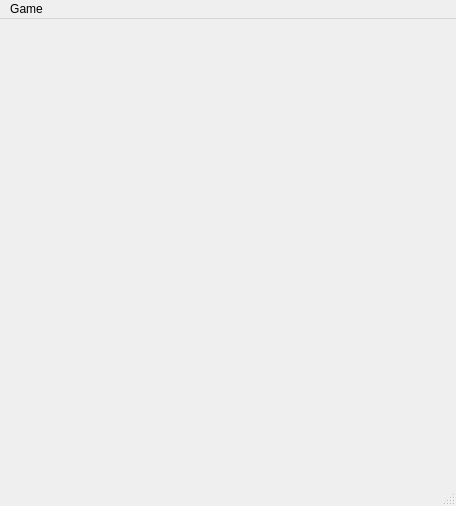
<?xml version="1.0" encoding="UTF-8"?>
<ui version="4.0">
 <class>mainWindowClass</class>
 <widget class="QMainWindow" name="mainWindowClass">
  <property name="geometry">
   <rect>
    <x>0</x>
    <y>0</y>
    <width>456</width>
    <height>506</height>
   </rect>
  </property>
  <property name="windowTitle">
   <string>SnowwChess</string>
  </property>
  <widget class="QWidget" name="centralwidget">
   <widget class="GuiBoardView" name="boardView" native="true">
    <property name="geometry">
     <rect>
      <x>0</x>
      <y>0</y>
      <width>450</width>
      <height>450</height>
     </rect>
    </property>
    <property name="sizePolicy">
     <sizepolicy hsizetype="Maximum" vsizetype="Maximum">
      <horstretch>0</horstretch>
      <verstretch>0</verstretch>
     </sizepolicy>
    </property>
    <property name="minimumSize">
     <size>
      <width>0</width>
      <height>0</height>
     </size>
    </property>
    <property name="baseSize">
     <size>
      <width>0</width>
      <height>0</height>
     </size>
    </property>
    <property name="cursor">
     <cursorShape>OpenHandCursor</cursorShape>
    </property>
   </widget>
  </widget>
  <widget class="QMenuBar" name="menubar">
   <property name="geometry">
    <rect>
     <x>0</x>
     <y>0</y>
     <width>456</width>
     <height>23</height>
    </rect>
   </property>
   <widget class="QMenu" name="menu">
    <property name="title">
     <string>Game</string>
    </property>
    <addaction name="actionNewGame"/>
    <addaction name="separator"/>
    <addaction name="actionSaveGame"/>
    <addaction name="actionLoadGame"/>
    <addaction name="separator"/>
    <addaction name="actionExit"/>
   </widget>
   <addaction name="menu"/>
  </widget>
  <widget class="QStatusBar" name="statusbar"/>
  <action name="actionNewGame">
   <property name="text">
    <string>New game</string>
   </property>
   <property name="shortcut">
    <string>Ctrl+N</string>
   </property>
  </action>
  <action name="actionSaveGame">
   <property name="text">
    <string>Save</string>
   </property>
   <property name="shortcut">
    <string>Ctrl+S</string>
   </property>
  </action>
  <action name="actionLoadGame">
   <property name="text">
    <string>Load</string>
   </property>
  </action>
  <action name="actionExit">
   <property name="text">
    <string>Exit</string>
   </property>
   <property name="shortcut">
    <string>Alt+X</string>
   </property>
  </action>
 </widget>
 <customwidgets>
  <customwidget>
   <class>GuiBoardView</class>
   <extends>QWidget</extends>
   <header>guiboardview.h</header>
   <container>1</container>
  </customwidget>
 </customwidgets>
 <resources>
  <include location="pieces.qrc"/>
 </resources>
 <connections>
  <connection>
   <sender>actionExit</sender>
   <signal>activated()</signal>
   <receiver>mainWindowClass</receiver>
   <slot>close()</slot>
   <hints>
    <hint type="sourcelabel">
     <x>-1</x>
     <y>-1</y>
    </hint>
    <hint type="destinationlabel">
     <x>399</x>
     <y>299</y>
    </hint>
   </hints>
  </connection>
 </connections>
</ui>
